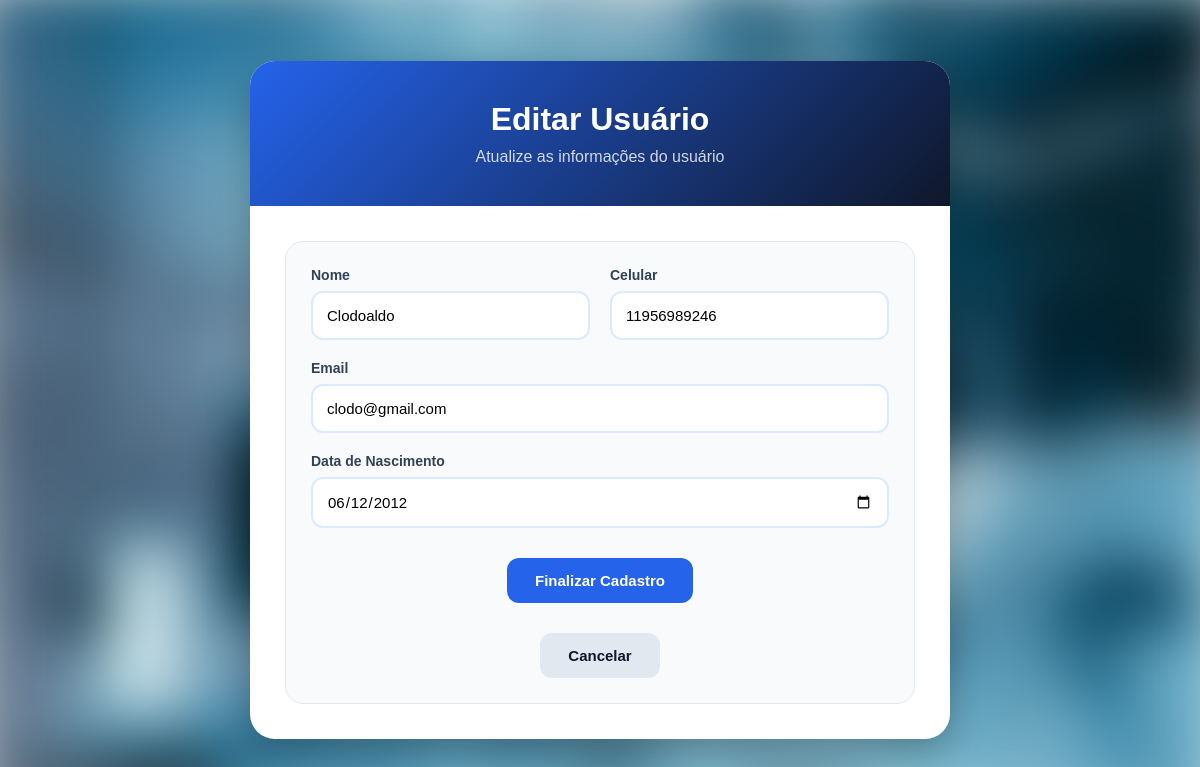
The page /editar.php?id=13 on the database its author committed.
### tables this page shows
CREATE TABLE `usuarios` (
  `id` int(11) NOT NULL,
  `nomeUsuarios` varchar(100) NOT NULL,
  `cpfUsuarios` varchar(11) NOT NULL,
  `celularUsuarios` varchar(13) NOT NULL,
  `emailUsuarios` varchar(60) NOT NULL,
  `dataNascUsuarios` date NOT NULL
);

### editar.php (the view, shortened to what this page needs)
<?php
include 'conexao.php';
$id = $_GET['id'];
$sql = "SELECT * FROM usuarios WHERE id = :id";
$stmt = $pdo->prepare($sql);
$stmt->bindParam(':id', $id);
$stmt->execute();
$usuario = $stmt->fetch(PDO::FETCH_ASSOC);
?>
<!DOCTYPE html>
<html lang="en">
<head>
    <link rel="stylesheet" href="./style/editar.css">
</head>
<body>
    <div class="container">
        <div class="topo">
            <h1>Editar Usuário</h1>
            <p>Atualize as informações do usuário</p>
        </div>
        <form action="update.php" method="POST">
            <div class="card">
                <div class="grid">
                    <div class="input-group">
                        <label>Nome</label>
                        <input type="text"
                            name="nome"
                            value="<?php echo $usuario['nomeUsuarios']; ?>">
                    </div>
                    <div class="input-group">
                        <label>Celular</label>
                        <input type="text"
                            name="celular"
                            value="<?php echo $usuario['celularUsuarios']; ?>">
                    </div>
                </div>
                <div class="input-group">
                    <label>Email</label>
                    <input type="email"
                        name="email"
                        value="<?php echo $usuario['emailUsuarios']; ?>">
                </div>
                <div class="input-group">
                    <label>Data de Nascimento</label>
                    <input type="date"
                        name="dataNasc"
                        value="<?php echo $usuario['dataNascUsuarios']; ?>">
                </div>
                <div class="buttons">
                    <button type="submit" class="btn-primary">
                        Finalizar Cadastro
                    </button>
                </div>
                <div class="buttons">
                    <a href="painel.php" class="btn-secondary">
                        Cancelar
                    </a>
                </div>
            </div>
        </form>
    </div>
</body>
</html>

### style/editar.css (style rules this page uses)
* { margin: 0; padding: 0; box-sizing: border-box; font-family: Arial, Helvetica, sans-serif; }
body { min-height: 100vh; display: flex; align-items: center; justify-content: center; padding: 20px; overflow: hidden; position: relative; }
body::before { content: ""; position: fixed; inset: 0; background-image: url("../assets/image.png"); background-size: cover; background-position: center; background-repeat: no-repeat; filter: blur(30px); transform: scale(1.05); z-index: -1; }
.container { width: 100%; max-width: 700px; background: #fff; border-radius: 25px; overflow: hidden; box-shadow: 0 15px 40px rgba(0,0,0,0.3); }
.topo { background: linear-gradient(135deg, #2563eb, #0f172a); color: white; text-align: center; padding: 40px 20px; }
.topo h1 { font-size: 32px; margin-bottom: 10px; }
.topo p { opacity: .8; }
form { padding: 35px; }
.card { background: #f8fafc; border-radius: 18px; padding: 25px; border: 1px solid #e2e8f0; }
.grid { display: grid; grid-template-columns: 1fr 1fr; gap: 20px; }
.input-group { display: flex; flex-direction: column; margin-bottom: 20px; }
.input-group label { margin-bottom: 8px; color: #334155; font-weight: bold; font-size: 14px; }
.input-group input { padding: 14px; border: 2px solid #dbeafe; border-radius: 12px; font-size: 15px; transition: .3s; background: white; }
.buttons { display: flex; justify-content: center; margin-top: 30px; }
.btn-primary, .btn-secondary { padding: 14px 28px; border: none; border-radius: 12px; cursor: pointer; font-size: 15px; font-weight: bold; transition: 0.3s; }
.btn-primary { background: #2563eb; color: white; }
.btn-secondary { background: #e2e8f0; color: #0f172a; text-decoration: none; }

### rows shown on the page
usuarios: nome "Clodoaldo", celular "11956989246", email "clodo@gmail.com", dataNasc "06/12/2012"
